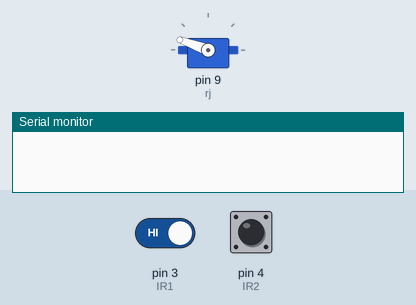
Recording of a sketch running on a simulated Arduino Uno, built with avr-gcc and run on an emulated ATmega328P. Parts: servo, the last lines printed to the serial monitor. Inputs (shaded band) come from the test bench; at power-on: pin 3 (IR1) HIGH, pin 4 (IR2) HIGH.

Above: at 1.2 s.
1.3 s: pin 3 (IR1) driven LOW
At 1.9 s:
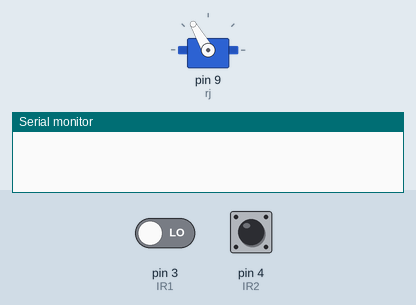
2.8 s: pin 4 (IR2) driven LOW
5.8 s: pin 4 (IR2) driven HIGH
7.3 s: pin 4 (IR2) pulsed LOW 2 times (0.12 s each, 0.3 s apart)
At 9.6 s:
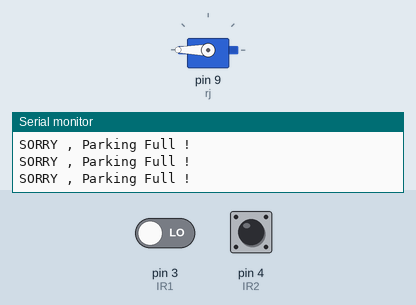
Timing chart, 0 to 11.1 s (numbered marks = the images above; inputs shaded):
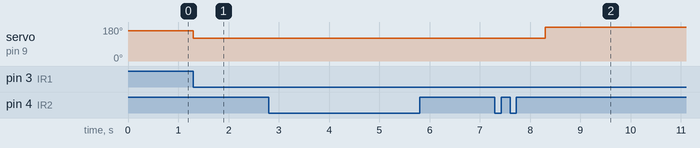

The sketch:

Car_Parking_System.ino
```cpp
#include <Servo.h>
#include <SoftwareSerial.h>

Servo rj;
SoftwareSerial bt(6, 7);

int IR1 = 3;
int IR2 = 4;

int Slot = 4;  //Enter Total number of parking Slots

int flag1 = 0;
int flag2 = 0;

//char ch;

void setup() {
  pinMode(IR1, INPUT);
  pinMode(IR2, INPUT);

  rj.attach(9);
  rj.write(160);
  //rj.write(180);

  Serial.begin(115200);
  bt.begin(115200);
}

void loop() {


  if (digitalRead(IR1) == LOW && flag1 == 0) {
    if (Slot > 0) {
      flag1 = 1;
      if (flag2 == 0) {
        rj.write(120);
        Slot = Slot - 1;
      }
    } else {
      Serial.println("SORRY , Parking Full !");
      bt.println("SORRY , Parking Full !");
    }
  }

  if (digitalRead(IR2) == LOW && flag2 == 0) {
    flag2 = 1;
    if (flag1 == 0) {
      rj.write(120);
      Slot = Slot + 1;
    }
  }

  if (flag1 == 1 && flag2 == 1) {

    delay(1000);

    rj.write(180);
    flag1 = 0, flag2 = 0;
  }

  //Serial.print("Slot Left : ");
  //Serial.println(Slot);
  bt.print("Slot Left : ");
  bt.println(Slot);
}
```

Measured:
- after the input at 1.3 s, servo on pin 9 (rj): 160° → 120° at once
- after the input at 7.3 s, servo on pin 9 (rj): 120° → 180° after 1.0 s
